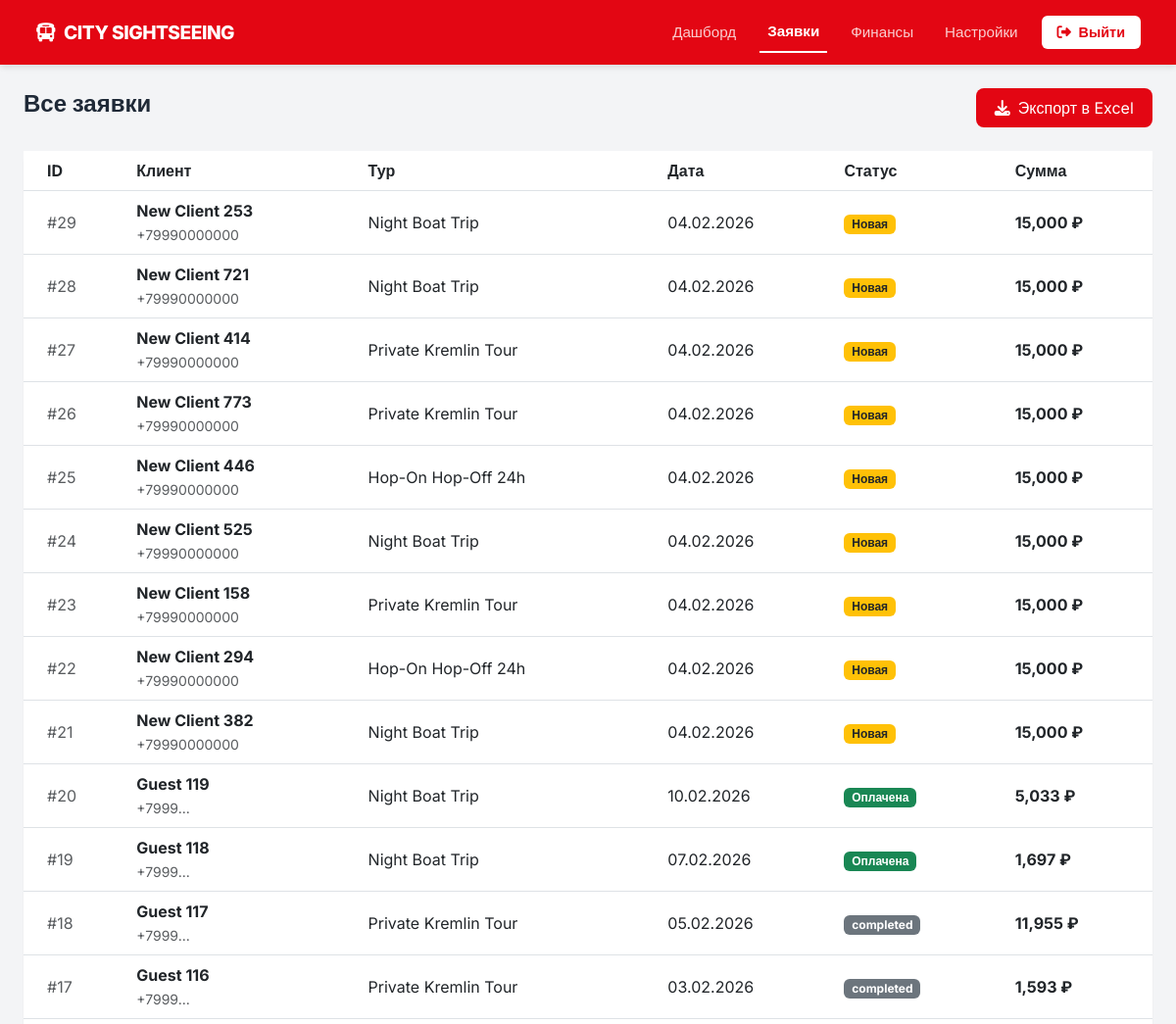
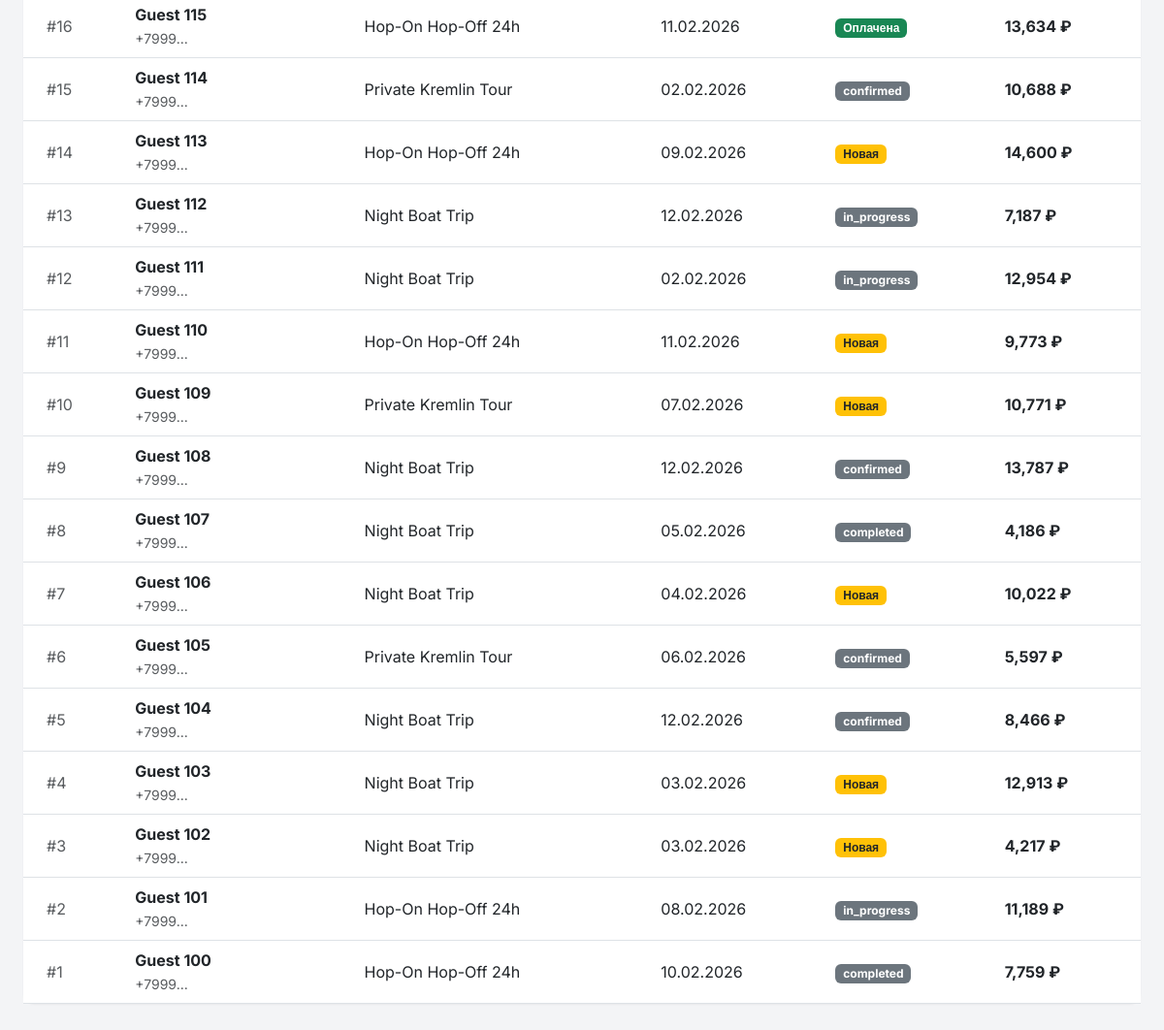
Screenshot of /bookings with the database file from the repository (2 pictures, top to bottom).
### models.py (models this page shows)
class Booking(db.Model):
    id = db.Column(db.Integer, primary_key=True)
    client_name = db.Column(db.String(100))
    client_phone = db.Column(db.String(20))
    tour_type = db.Column(db.String(100))
    status = db.Column(db.String(20), default='new')
    priority = db.Column(db.String(10), default='medium')
    price = db.Column(db.Float, default=0.0)
    cost = db.Column(db.Float, default=0.0)
    tour_date = db.Column(db.DateTime)
    manager_id = db.Column(db.Integer, db.ForeignKey('user.id'), nullable=True)
    manager = db.relationship('User', backref='bookings')
    notes = db.relationship('BookingNote', backref='booking', lazy=True)

### app.py (the view)
@app.route('/bookings')
def bookings_page():
    all_bookings = Booking.query.order_by(Booking.id.desc()).all()
    return render_template('bookings.html', bookings=all_bookings)

### templates/bookings.html
{% extends "base.html" %}
{% block content %}
<div class="d-flex justify-content-between align-items-center mb-4">
    <h4 class="fw-bold">Все заявки</h4>
    <button class="btn btn-brand"><i class="fa fa-download me-2"></i>Экспорт в Excel</button>
</div>
<div class="card">
    <div class="card-body p-0">
        <table class="table table-hover align-middle mb-0">
            <thead class="bg-light">
                <tr>
                    <th class="ps-4">ID</th>
                    <th>Клиент</th>
                    <th>Тур</th>
                    <th>Дата</th>
                    <th>Статус</th>
                    <th>Сумма</th>
                </tr>
            </thead>
            <tbody>
                {% for b in bookings %}
                <tr>
                    <td class="ps-4 text-muted">#{{ b.id }}</td>
                    <td class="fw-bold">{{ b.client_name }} <br><small class="text-muted fw-normal">{{ b.client_phone }}</small></td>
                    <td>{{ b.tour_type }}</td>
                    <td>{{ b.tour_date.strftime('%d.%m.%Y') }}</td>
                    <td>
                        {% if b.status == 'new' %}<span class="badge bg-warning text-dark">Новая</span>
                        {% elif b.status == 'paid' %}<span class="badge bg-success">Оплачена</span>
                        {% else %}<span class="badge bg-secondary">{{ b.status }}</span>{% endif %}
                    </td>
                    <td class="fw-bold">{{ "{:,.0f}".format(b.price) }} ₽</td>
                </tr>
                {% endfor %}
            </tbody>
        </table>
    </div>
</div>
{% endblock %}

### templates/base.html (shortened to what this page needs)
<!DOCTYPE html>
<html lang="ru">
<head>
    <link href="https://cdn.jsdelivr.net/npm/bootstrap@5.3.0/dist/css/bootstrap.min.css" rel="stylesheet">
    <link rel="stylesheet" href="https://cdnjs.cloudflare.com/ajax/libs/font-awesome/6.4.0/css/all.min.css">
</head>
<body>
    <nav class="navbar navbar-expand-lg sticky-top">
        <div class="container-fluid">
            <a class="navbar-brand" href="{{ url_for('index') }}">
                <i class="fa fa-bus me-2"></i>City Sightseeing
            </a>
            <div class="collapse navbar-collapse" id="navbarNav">
                <ul class="navbar-nav ms-auto align-items-center">
                    <li class="nav-item">
                        <a class="nav-link {% if request.endpoint == 'index' %}active{% endif %}" href="{{ url_for('index') }}">Дашборд</a>
                    </li>
                    <li class="nav-item">
                        <a class="nav-link {% if request.endpoint == 'bookings_page' %}active{% endif %}" href="{{ url_for('bookings_page') }}">Заявки</a>
                    </li>
                    <li class="nav-item">
                        <a class="nav-link {% if request.endpoint == 'finance_page' %}active{% endif %}" href="{{ url_for('finance_page') }}">Финансы</a>
                    </li>
                    <li class="nav-item">
                        <a class="nav-link {% if request.endpoint == 'settings_page' %}active{% endif %}" href="{{ url_for('settings_page') }}">Настройки</a>
                    </li>
                    <li class="nav-item ps-3">
                        <button class="btn-logout"><i class="fa fa-sign-out-alt me-1"></i> Выйти</button>
                    </li>
                </ul>
            </div>
        </div>
    </nav>
    <div class="container-fluid p-4">
        {% block content %}{% endblock %}
    </div>
</body>
</html>

### templates/base.html (style rules this page uses)
:root { --brand-red: #E30613; --brand-dark: #1F2937; --text-grey: #6B7280; --bg-body: #F3F4F6; --bg-card: #FFFFFF; }
body { background-color: var(--bg-body); font-family: 'Inter', sans-serif; color: var(--brand-dark); }
.navbar { background-color: var(--brand-red); padding: 0.8rem 1.5rem; box-shadow: 0 4px 6px -1px rgba(0, 0, 0, 0.1); }
.navbar-brand { font-weight: 800; text-transform: uppercase; font-size: 1.2rem; color: white !important; letter-spacing: -0.5px; }
.nav-link { color: rgba(255, 255, 255, 0.8) !important; font-weight: 500; font-size: 0.95rem; margin-left: 1rem; transition: all 0.2s; }
.nav-link.active { color: white !important; font-weight: 700; border-bottom: 2px solid white; }
.btn-logout { background-color: white; color: var(--brand-red); font-weight: 600; border: none; padding: 0.4rem 1rem; border-radius: 6px; font-size: 0.9rem; }
.card { background: var(--bg-card); border: none; border-radius: 12px; box-shadow: 0 1px 2px 0 rgba(0, 0, 0, 0.05); margin-bottom: 24px; }
.card-body { padding: 1.5rem; }
.btn-brand { background-color: var(--brand-red); color: white; border-radius: 8px; border: none; padding: 0.5rem 1.2rem; }

### rows the page displays
Booking: id "29", client_name "New Client 253", client_phone "+79990000000", tour_type "Night Boat Trip", tour_date "04.02.2026", status "Новая", price "15,000"
Booking: id "28", client_name "New Client 721", client_phone "+79990000000", tour_type "Night Boat Trip", tour_date "04.02.2026", status "Новая", price "15,000"
Booking: id "27", client_name "New Client 414", client_phone "+79990000000", tour_type "Private Kremlin Tour", tour_date "04.02.2026", status "Новая", price "15,000"
Booking: id "26", client_name "New Client 773", client_phone "+79990000000", tour_type "Private Kremlin Tour", tour_date "04.02.2026", status "Новая", price "15,000"
Booking: id "25", client_name "New Client 446", client_phone "+79990000000", tour_type "Hop-On Hop-Off 24h", tour_date "04.02.2026", status "Новая", price "15,000"
Booking: id "24", client_name "New Client 525", client_phone "+79990000000", tour_type "Night Boat Trip", tour_date "04.02.2026", status "Новая", price "15,000"
Booking: id "23", client_name "New Client 158", client_phone "+79990000000", tour_type "Private Kremlin Tour", tour_date "04.02.2026", status "Новая", price "15,000"
Booking: id "22", client_name "New Client 294", client_phone "+79990000000", tour_type "Hop-On Hop-Off 24h", tour_date "04.02.2026", status "Новая", price "15,000"
Booking: id "21", client_name "New Client 382", client_phone "+79990000000", tour_type "Night Boat Trip", tour_date "04.02.2026", status "Новая", price "15,000"
Booking: id "20", client_name "Guest 119", client_phone "+7999...", tour_type "Night Boat Trip", tour_date "10.02.2026", status "Оплачена", price "5,033"
Booking: id "19", client_name "Guest 118", client_phone "+7999...", tour_type "Night Boat Trip", tour_date "07.02.2026", status "Оплачена", price "1,697"
Booking: id "18", client_name "Guest 117", client_phone "+7999...", tour_type "Private Kremlin Tour", tour_date "05.02.2026", status "completed", price "11,955"
Booking: id "17", client_name "Guest 116", client_phone "+7999...", tour_type "Private Kremlin Tour", tour_date "03.02.2026", status "completed", price "1,593"
Booking: id "16", client_name "Guest 115", client_phone "+7999...", tour_type "Hop-On Hop-Off 24h", tour_date "11.02.2026", status "Оплачена", price "13,634"
Booking: id "15", client_name "Guest 114", client_phone "+7999...", tour_type "Private Kremlin Tour", tour_date "02.02.2026", status "confirmed", price "10,688"
Booking: id "14", client_name "Guest 113", client_phone "+7999...", tour_type "Hop-On Hop-Off 24h", tour_date "09.02.2026", status "Новая", price "14,600"
Booking: id "13", client_name "Guest 112", client_phone "+7999...", tour_type "Night Boat Trip", tour_date "12.02.2026", status "in_progress", price "7,187"
Booking: id "12", client_name "Guest 111", client_phone "+7999...", tour_type "Night Boat Trip", tour_date "02.02.2026", status "in_progress", price "12,954"
Booking: id "11", client_name "Guest 110", client_phone "+7999...", tour_type "Hop-On Hop-Off 24h", tour_date "11.02.2026", status "Новая", price "9,773"
Booking: id "10", client_name "Guest 109", client_phone "+7999...", tour_type "Private Kremlin Tour", tour_date "07.02.2026", status "Новая", price "10,771"
Booking: id "9", client_name "Guest 108", client_phone "+7999...", tour_type "Night Boat Trip", tour_date "12.02.2026", status "confirmed", price "13,787"
Booking: id "8", client_name "Guest 107", client_phone "+7999...", tour_type "Night Boat Trip", tour_date "05.02.2026", status "completed", price "4,186"
Booking: id "7", client_name "Guest 106", client_phone "+7999...", tour_type "Night Boat Trip", tour_date "04.02.2026", status "Новая", price "10,022"
Booking: id "6", client_name "Guest 105", client_phone "+7999...", tour_type "Private Kremlin Tour", tour_date "06.02.2026", status "confirmed", price "5,597"
Booking: id "5", client_name "Guest 104", client_phone "+7999...", tour_type "Night Boat Trip", tour_date "12.02.2026", status "confirmed", price "8,466"
Booking: id "4", client_name "Guest 103", client_phone "+7999...", tour_type "Night Boat Trip", tour_date "03.02.2026", status "Новая", price "12,913"
Booking: id "3", client_name "Guest 102", client_phone "+7999...", tour_type "Night Boat Trip", tour_date "03.02.2026", status "Новая", price "4,217"
Booking: id "2", client_name "Guest 101", client_phone "+7999...", tour_type "Hop-On Hop-Off 24h", tour_date "08.02.2026", status "in_progress", price "11,189"
Booking: id "1", client_name "Guest 100", client_phone "+7999...", tour_type "Hop-On Hop-Off 24h", tour_date "10.02.2026", status "completed", price "7,759"
